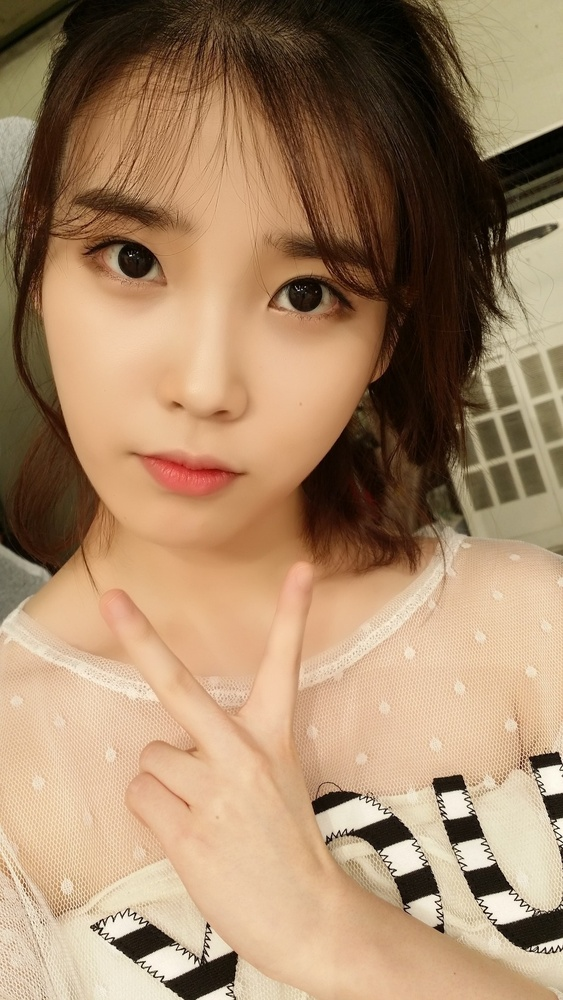
#> input picture image/iu05.jpg, 563 x 1000 px, shrunk from 1024 x 1820 before the run, found by its file name
$ python img_plot.py
#> lines starting #> are read from the running program, lines starting #| are printed output that depends on the picture
import cv2
from matplotlib import pyplot as plt

fname = './HYNN/image/iu05.jpg'

image_color = cv2.imread(fname, cv2.IMREAD_COLOR)
#> image_color is the input picture: shape (1000, 563, 3); mean B, G, R 105.2, 135.4, 165.8

b, g, r = cv2.split(image_color)
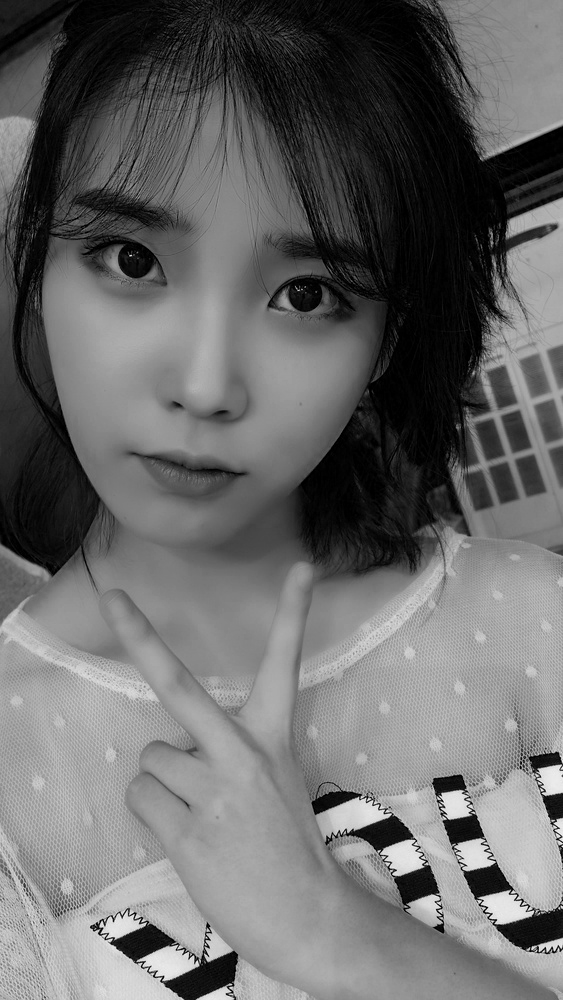
#> b: shape (1000, 563); min 0, max 244, mean 105.2
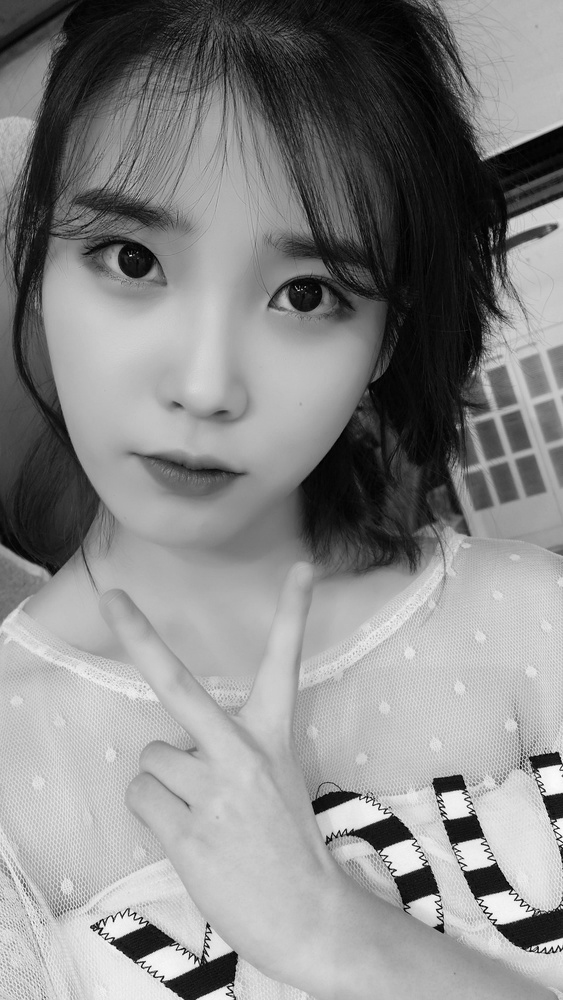
#> g: shape (1000, 563); min 0, max 255, mean 135.4
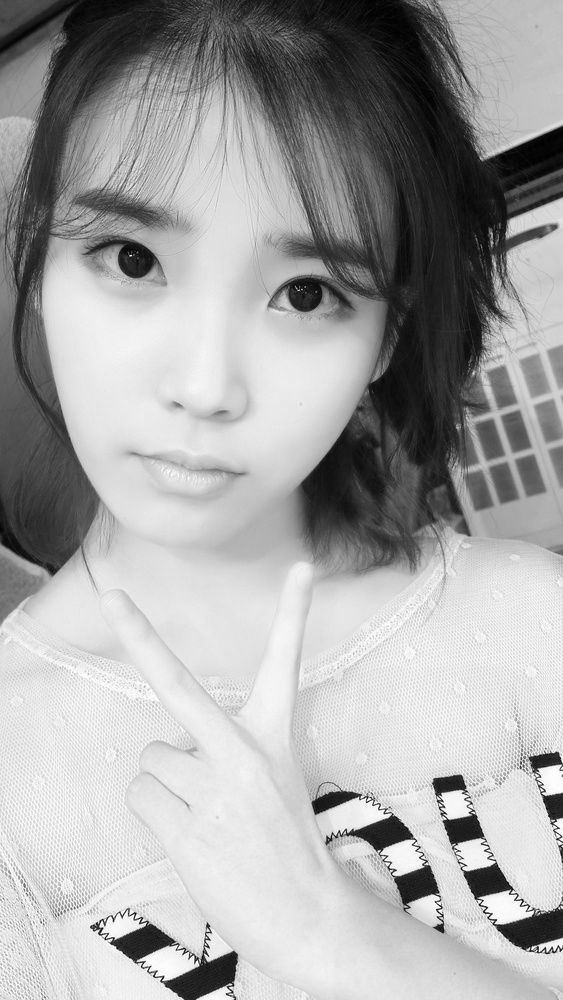
#> r: shape (1000, 563); min 0, max 255, mean 165.8
image_color2 = cv2.merge([r, g, b])

plt.imshow(image_color2)
plt.xticks([])
plt.yticks([])
plt.show()

$ run again, with image/lena.jpg copied over image/iu05.jpg
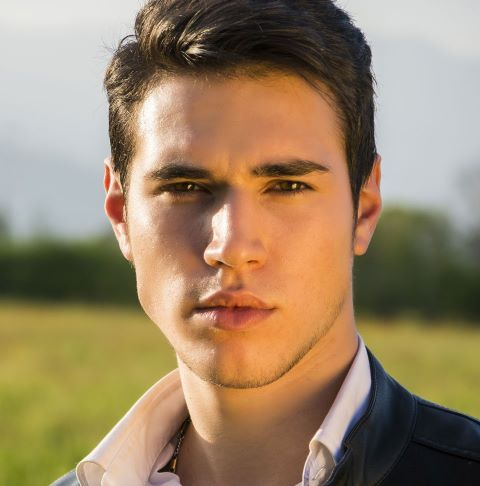
#> input picture image/lena.jpg, 480 x 486 px, found by its file name
#> image_color is the input picture: shape (486, 480, 3); mean B, G, R 102.9, 132.5, 154.6
#> `b, g, r = cv2.split(image_color)`:
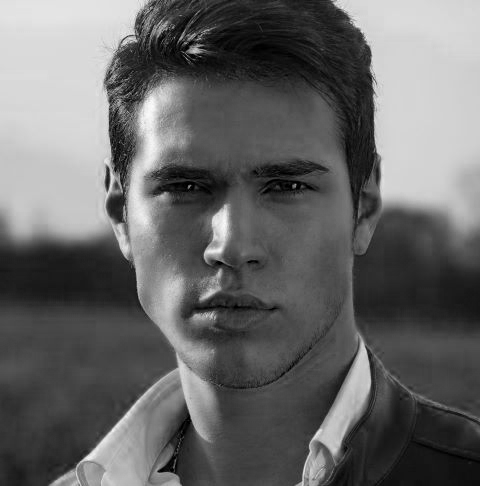
#> b: shape (486, 480); min 0, max 251, mean 102.9
#> `b, g, r = cv2.split(image_color)`:
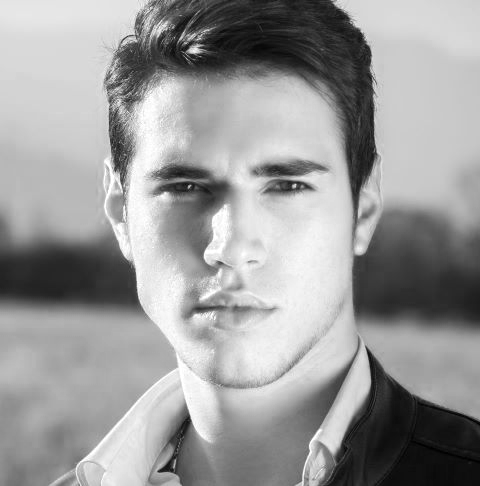
#> r: shape (486, 480); min 0, max 255, mean 154.6
